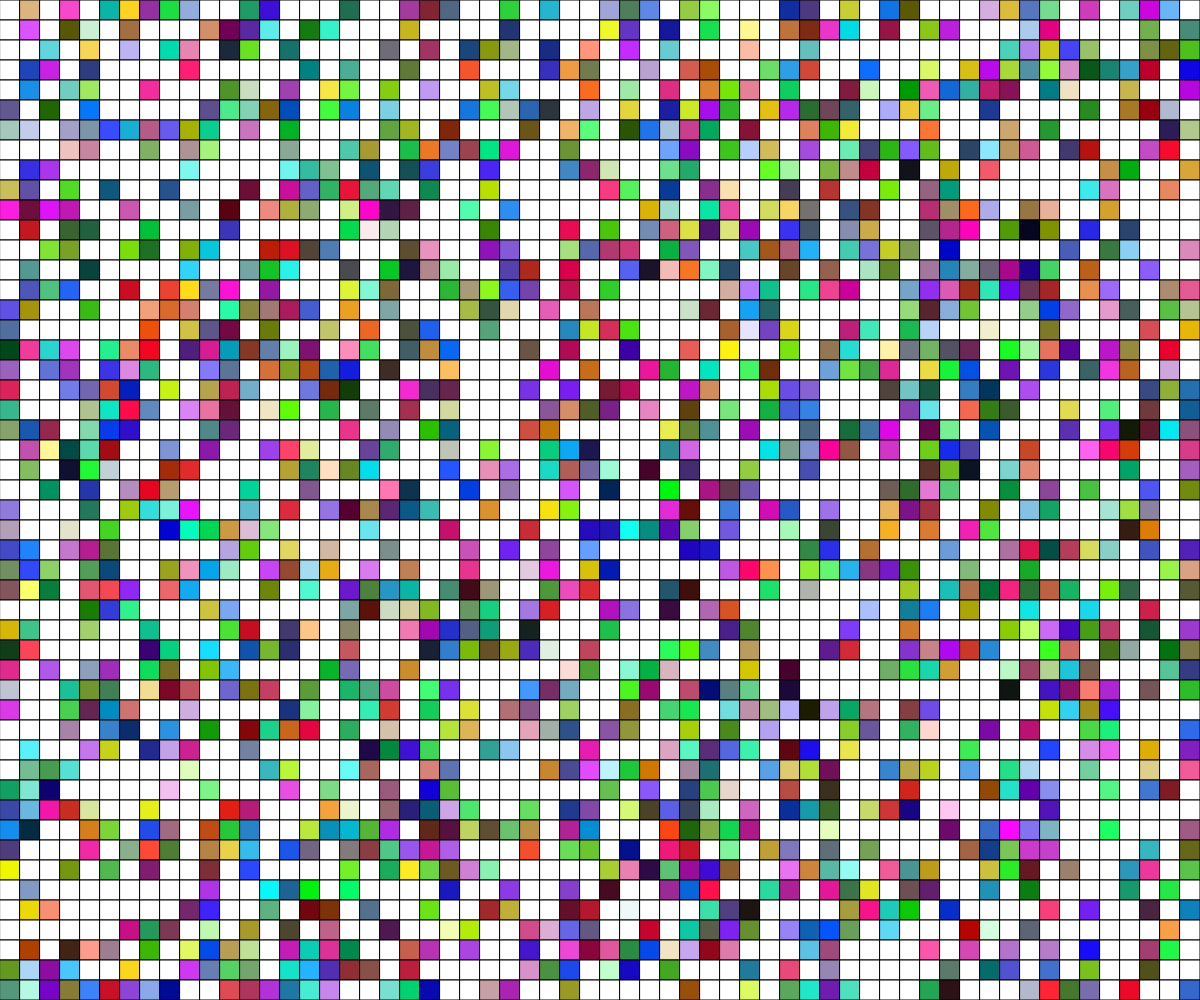
Frame 1 (no input)
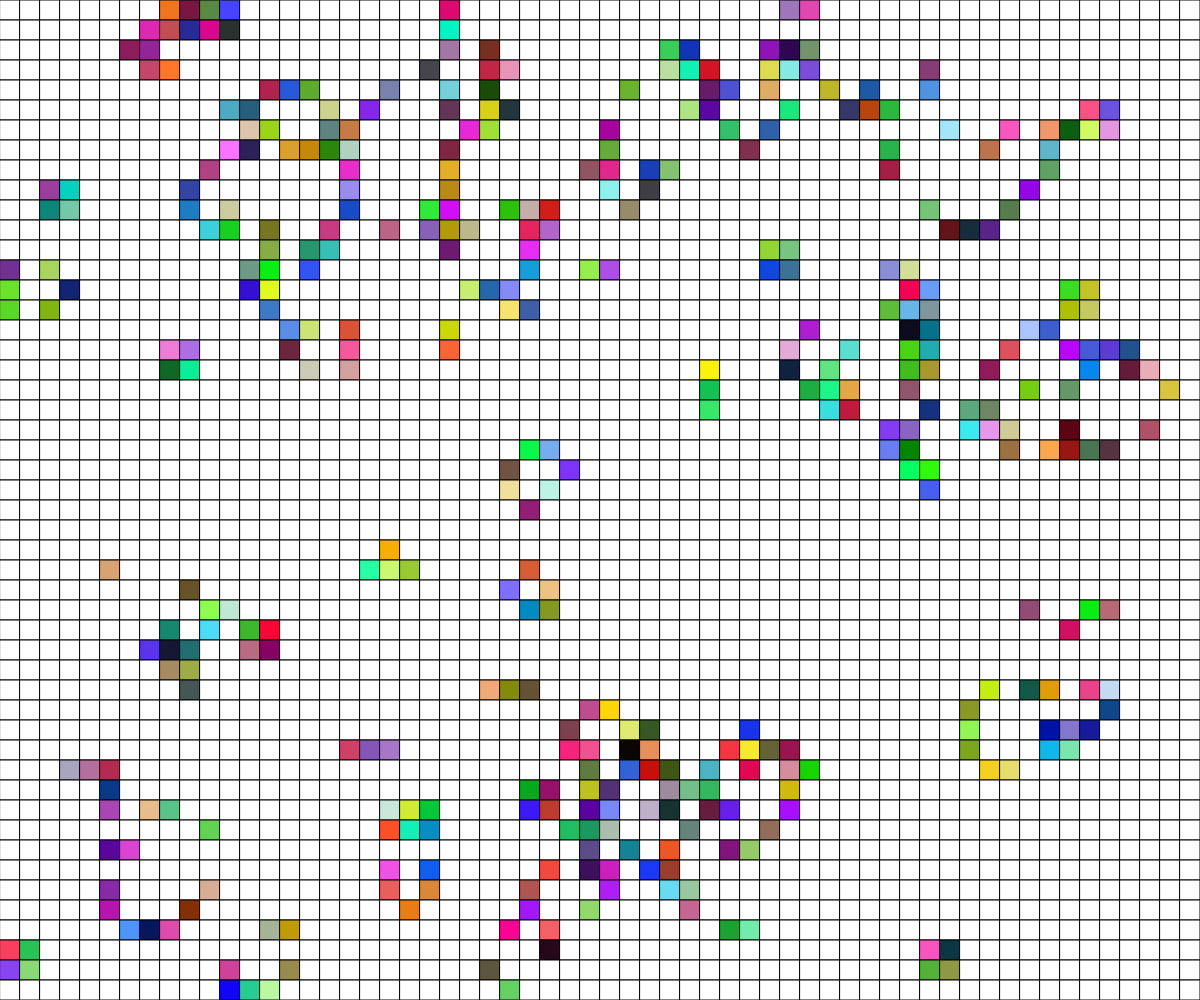
Frame 60 (no input)
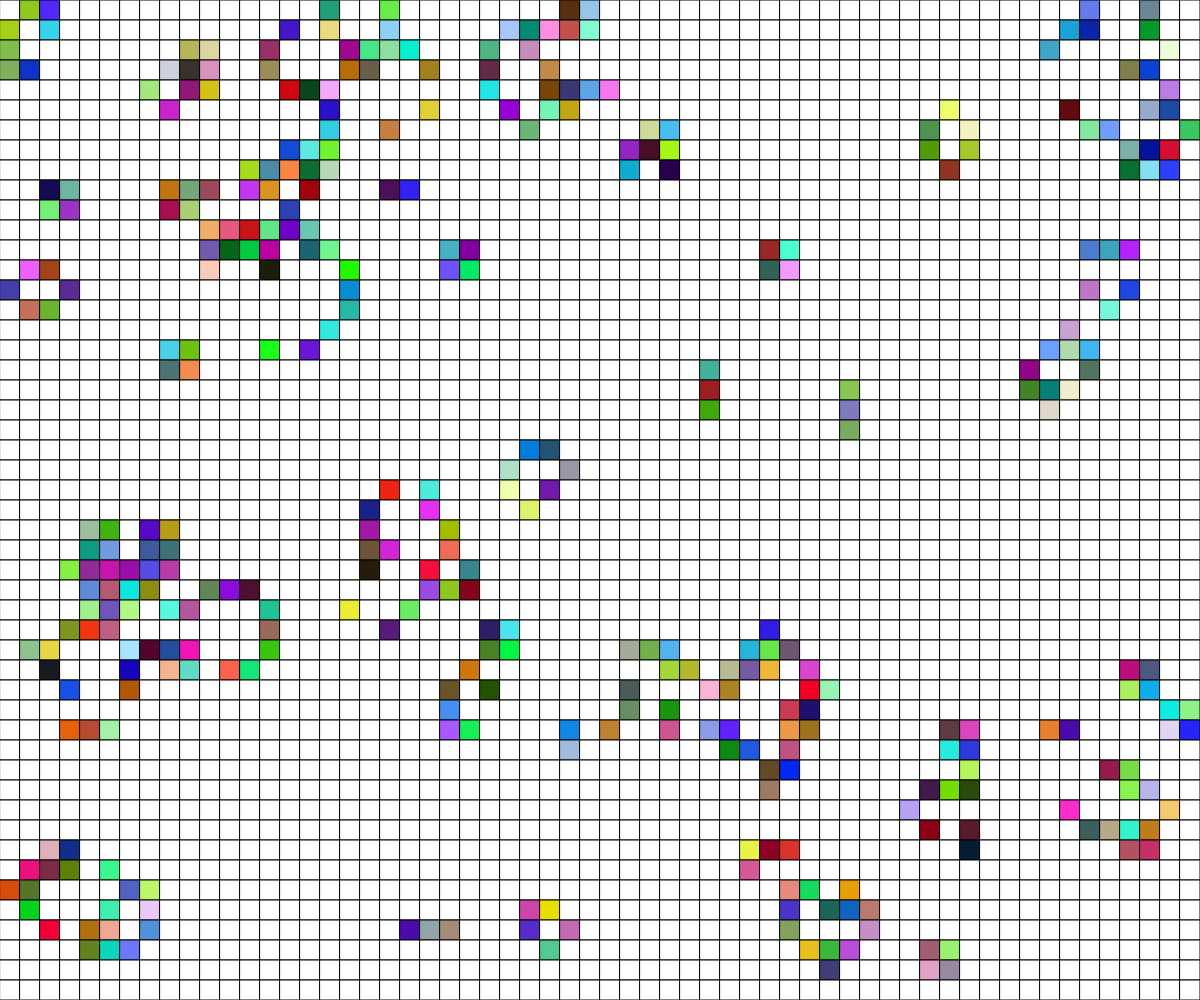
Frame 120 (the mouse pressed at the canvas centre since frame 60)

The p5.js sketch that drew these frames (run headless with seeded random() and noise() and a simulated clock; from frame 60 on, the mouse is pressed at the canvas centre):

// p5.js sketch
// ── sketch.js
// Game of Life

const CELL_SIZE = 20;
const RENDER_ON_FRAME = 2;
const LIVE_CELL = 1;
const DEAD_CELL =0;

let autoPlayIsOn = true;
let grid;
let rows;
let cols;

function setup() {
  createCanvas(windowWidth, windowHeight);
  rows = Math.floor(height/CELL_SIZE);
  cols = Math.floor(width/CELL_SIZE);
  grid = generateRandomGrid(cols, rows);
}

function draw() {
  background(220);
  if (autoPlayIsOn && frameCount % RENDER_ON_FRAME === 0){
    grid = updateGrid();
  }
  displayGrid();
}

function mousePressed() {
  let x = Math.floor(mouseX/CELL_SIZE);
  let y = Math.floor(mouseY/CELL_SIZE);

  //self
  toggleCell(x, y);
}

function keyPressed() {
  if (key === "r") {
    grid = generateRandomGrid(cols, rows);
  }
  if (key === "e") {
    grid = generateEmptyGrid(cols, rows);
  }
  if (key === "a"){
    autoPlayIsOn = !autoPlayIsOn;
  }
  if (key === " "){
    grid = updateGrid();
  }
}

function updateGrid() {
  let nextTurn = generateEmptyGrid(cols, rows);

  //look at every cell
  for (let y = 0; y < rows; y++) {
    for (let x = 0; x < cols; x++) {
      let neighbours = 0;

      for (let i = -1; i <= 1; i++) {
        for (let j = -1; j <= 1; j++) {
          //don't fall off edge of grid when counting neighbours
          if (x+j >= 0 && x+j < cols && y+i >= 0 && y+i < rows) {
            neighbours += grid[y+i][x+j];
          }
        }
      }

      //don't count self as neighbour
      neighbours -= grid[y][x];

      //apply the rules
      if (grid[y][x] === LIVE_CELL) {
        //currently alive
        if (neighbours === 2 || neighbours === 3) {
          nextTurn[y][x] = LIVE_CELL;
        }
        else {
          nextTurn[y][x] = DEAD_CELL;
        }
      }

      if (grid[y][x] === DEAD_CELL) {
        //currently dead
        if (neighbours === 3) {
          nextTurn[y][x] = LIVE_CELL;
        }
        else {
          nextTurn[y][x] = DEAD_CELL;
        }
      }
    }
  }
  return nextTurn;
}

function toggleCell(x, y) {
  //make sure the cell actually exists!
  if (x >= 0 && x < cols && y >= 0 && y < rows) {
    if (grid[y][x] === 1) {
      grid[y][x] = 0;
    }
    else if (grid[y][x] === 0) {
      grid[y][x] = 1;
    }
  }
}

function displayGrid() {
  for (let y = 0; y < rows; y++) {
    for (let x = 0; x < cols; x++) {
      if (grid[y][x] === DEAD_CELL) {
        fill("white");
      }
      if (grid[y][x] === LIVE_CELL) {
        fill(random(0,255),random(0,255),random(0,255));
      }
      square(x * CELL_SIZE, y * CELL_SIZE, CELL_SIZE);
    }
  }
}

function generateRandomGrid(cols, rows) {
  let newGrid = [];
  for (let y = 0; y < rows; y++) {
    newGrid.push([]);
    for (let x = 0; x < cols; x++) {
      if (random(100) < 50) {
        newGrid[y].push(1);
      }
      else {
        newGrid[y].push(0);
      }
    }
  }
  return newGrid;
}

function generateEmptyGrid(cols, rows) {
  let newGrid = [];
  for (let y = 0; y < rows; y++) {
    newGrid.push([]);
    for (let x = 0; x < cols; x++) {
      newGrid[y].push(0);
    }
  }
  return newGrid;
}
